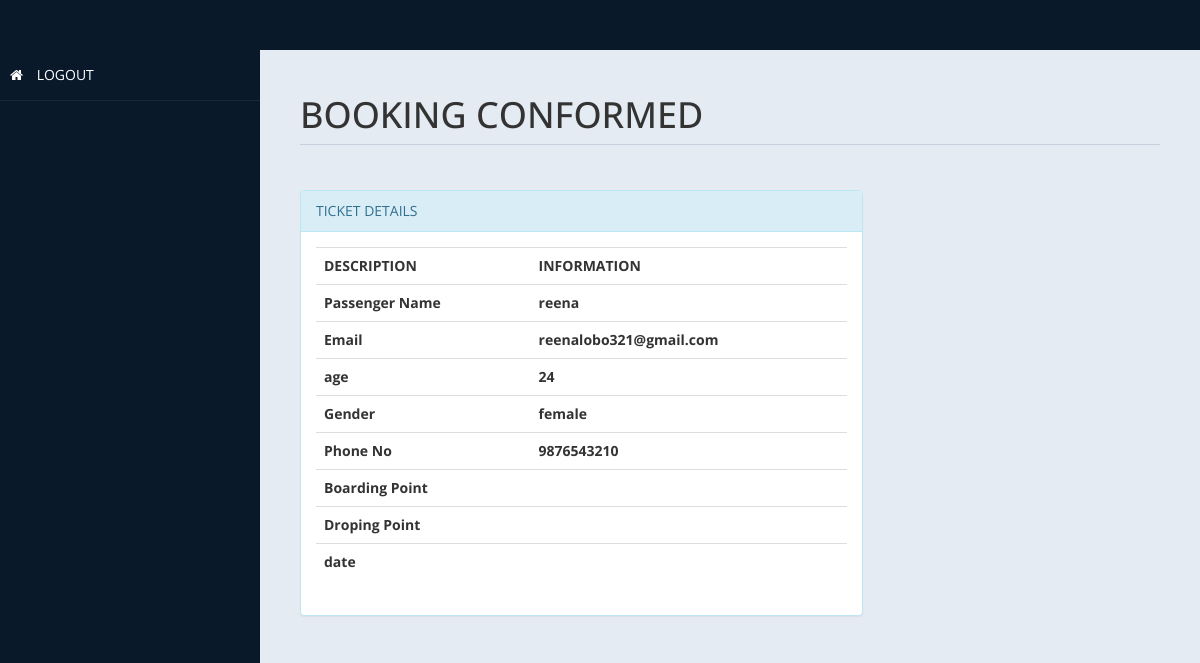
Page /admin/conform.php on the committed database.
### tables this page shows
CREATE TABLE `passenger_info` (
  `pass_id` int(11) NOT NULL,
  `name` varchar(30) NOT NULL,
  `gender` char(10) DEFAULT NULL,
  `age` int(2) NOT NULL,
  `email` varchar(30) NOT NULL,
  `phone` bigint(10) NOT NULL
);

### admin/conform.php (the view, shortened to what this page needs)
<?php
				$con=mysqli_connect("localhost","root","","busbook1") or die(mysql_error());
				$sql ="Select * from passenger_info ";
				$re = mysqli_query($con,$sql);
				while($row=mysqli_fetch_array($re))
				{
					$name = $row['name'];
					$email = $row['email'];
					$age = $row['age'];
					$phone = $row['phone'];
                    $gender = $row['gender'];
				}
	?>
<!DOCTYPE html>
<html xmlns="http://www.w3.org/1999/xhtml">
<head>
    <link href="assets/css/bootstrap.css" rel="stylesheet" />
    <link href="assets/css/font-awesome.css" rel="stylesheet" />
    <link href="assets/js/morris/morris-0.4.3.min.css" rel="stylesheet" />
    <link href="assets/css/custom-styles.css" rel="stylesheet" />
</head>
<body>
    <div id="wrapper">
         <nav class="navbar navbar-default top-navbar" role="navigation">
        </nav>
        <nav class="navbar-default navbar-side" role="navigation">
            <div class="sidebar-collapse">
                <ul class="nav" id="main-menu">
                    <li>
                        <a  href="../index.php"><i class="fa fa-home"></i> LOGOUT</a>
                    </li>
					</ul>
            </div>
        </nav>
        <div id="page-wrapper">
            <div id="page-inner">
                <div class="row">
                    <div class="col-md-12">
                        <h1 class="page-header">
                            BOOKING CONFORMED
                        </h1>
                    </div>
					<div class="col-md-8 col-sm-8">
                    <div class="panel panel-info">
                        <div class="panel-heading">
                           TICKET DETAILS
                        </div>
                        <div class="panel-body">
							<div class="table-responsive">
                                <table class="table">
                                    <tr>
                                            <th>DESCRIPTION</th>
                                            <th>INFORMATION</th>
                                        </tr>
                                        <tr>
                                            <th>Passenger Name</th>
                                            <th><?php echo $name; ?> </th>
                                        </tr>
										<tr>
                                            <th>Email</th>
                                            <th><?php echo $email; ?> </th>
                                        </tr>
										<tr>
                                            <th>age </th>
                                            <th><?php echo $age; ?></th>
                                        </tr>
                                    <tr>
                                            <th>Gender </th>
                                            <th><?php echo $gender; ?></th>
                                        </tr>
										<tr>
                                            <th>Phone No </th>
                                            <th><?php echo $phone; ?></th>
                                        </tr>
										<tr>
                                            <th>Boarding Point </th>
                                            <th><?php echo $boarding; ?></th>
                                        </tr>
										<tr>
                                            <th>Droping Point </th>
                                            <th><?php echo $droping; ?></th>
                                        </tr>
										<tr>
                                            <th>date </th>
                                            <th><?php echo $date; ?></th>
                                        </tr>
                                </table>
                            </div>
                        </div>
                        </div>
                    </div>
					</div>
                </div>
                </div>
         </div>
</body>
</html>

### admin/assets/css/custom-styles.css (style rules this page uses)
body { font-family: 'Open Sans', sans-serif; }
#wrapper { width: 100%; background:#09192A; }
#page-wrapper { padding: 15px 15px; min-height: 600px; background:#E5EBF2; }
#page-inner { width:100%; margin:10px 20px 10px 0px; background-color:transparent; padding:10px; min-height:1200px; }
h1, .h1, h2, .h2, h3, .h3 { margin-top: 7px; margin-bottom: -5px; }
.page-header { padding-bottom: 9px; margin: 10px 0 45px; border-bottom: 1px solid #C7D1DD; }
.top-navbar { margin:0px; }
.sidebar-collapse , .sidebar-collapse .nav { background:none; }
.sidebar-collapse .nav { padding:0; }
.sidebar-collapse .nav > li > a { color:#fff; background:transparent; text-shadow:none; }
.sidebar-collapse > .nav > li > a { padding:15px 10px; }
.sidebar-collapse > .nav > li { border-bottom: 1px solid rgba(107, 108, 109, 0.19); }
.navbar-side { border:none; background-color: transparent; }
.top-navbar { background:#09192A; border-bottom:none; }
.navbar-default { border:0px solid black; }
.nav > li > a > i { margin-right:10px; }
@media (min-width:768px) { #page-wrapper { margin: 0 0 0 260px; padding: 15px 30px; min-height: 1200px; } }
@media (min-width:768px) { .navbar-side { z-index: 1; position: absolute; width: 260px; } }
@media (min-width:768px) { .navbar { border-radius: 0px; } }

### rows in the picture
passenger_info: name "reena", email "reenalobo321@gmail.com", age "24", gender "female", phone "9876543210"
